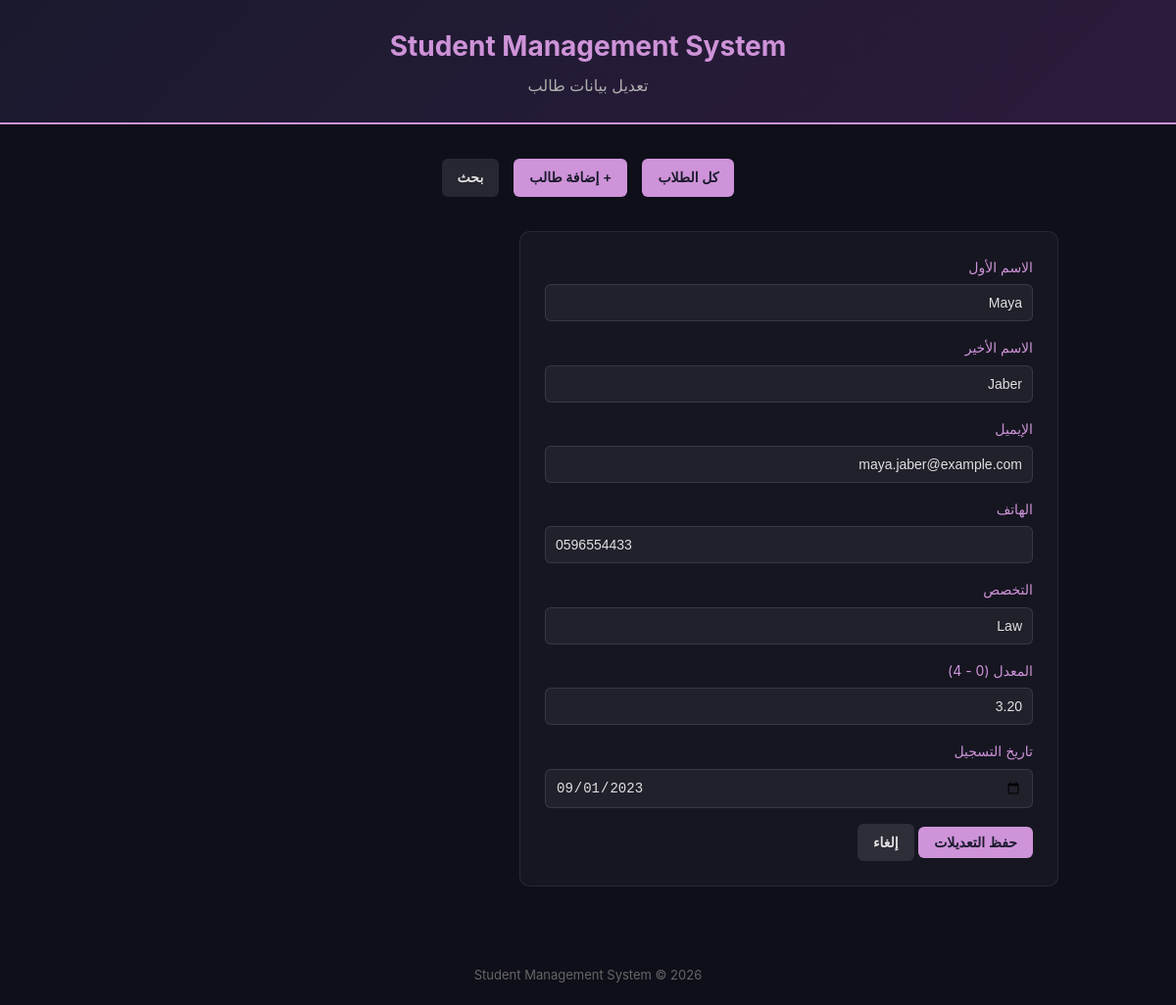
/edit.php?id=14, run on the app's committed database.
### tables this page shows
CREATE TABLE IF NOT EXISTS students (
    id INT AUTO_INCREMENT PRIMARY KEY,
    first_name VARCHAR(50) NOT NULL,
    last_name VARCHAR(50) NOT NULL,
    email VARCHAR(100) NOT NULL UNIQUE,
    phone VARCHAR(20),
    major VARCHAR(100),
    gpa DECIMAL(3,2) DEFAULT 0.00,
    enrollment_date DATE,
    created_at TIMESTAMP DEFAULT CURRENT_TIMESTAMP
);

### edit.php (the view, shortened to what this page needs)
<?php
require 'db.php';
$id = isset($_GET['id']) ? (int) $_GET['id'] : 0;
$stmt = $pdo->prepare('SELECT * FROM students WHERE id = :id');
$stmt->execute([':id' => $id]);
$student = $stmt->fetch();
$values = [
    'first_name'      => $student['first_name'],
    'last_name'       => $student['last_name'],
    'email'           => $student['email'],
    'phone'           => $student['phone'],
    'major'           => $student['major'],
    'gpa'             => $student['gpa'],
    'enrollment_date' => $student['enrollment_date'],
];
?>
<!DOCTYPE html>
<html lang="ar" dir="rtl">
<head>
<link rel="stylesheet" href="style.css">
</head>
<body>
<header class="app-header">
    <h1>Student Management System</h1>
    <p>تعديل بيانات طالب</p>
</header>
<div class="container">
    <nav class="app-nav">
        <a class="btn" href="index.php">كل الطلاب</a>
        <a class="btn" href="add.php">+ إضافة طالب</a>
        <a class="btn btn-secondary" href="search.php">بحث</a>
    </nav>
    <form class="card" method="post" action="edit.php?id=<?= $id ?>" novalidate>
        <div class="form-group">
            <label for="first_name">الاسم الأول</label>
            <input type="text" id="first_name" name="first_name" value="<?= htmlspecialchars($values['first_name']) ?>">
        </div>
        <div class="form-group">
            <label for="last_name">الاسم الأخير</label>
            <input type="text" id="last_name" name="last_name" value="<?= htmlspecialchars($values['last_name']) ?>">
        </div>
        <div class="form-group">
            <label for="email">الإيميل</label>
            <input type="email" id="email" name="email" value="<?= htmlspecialchars($values['email']) ?>">
        </div>
        <div class="form-group">
            <label for="phone">الهاتف</label>
            <input type="tel" id="phone" name="phone" value="<?= htmlspecialchars($values['phone'] ?? '') ?>">
        </div>
        <div class="form-group">
            <label for="major">التخصص</label>
            <input type="text" id="major" name="major" value="<?= htmlspecialchars($values['major']) ?>">
        </div>
        <div class="form-group">
            <label for="gpa">المعدل (0 - 4)</label>
            <input type="number" step="0.01" min="0" max="4" id="gpa" name="gpa" value="<?= htmlspecialchars($values['gpa']) ?>">
        </div>
        <div class="form-group">
            <label for="enrollment_date">تاريخ التسجيل</label>
            <input type="date" id="enrollment_date" name="enrollment_date" value="<?= htmlspecialchars($values['enrollment_date']) ?>">
        </div>
        <button type="submit" class="btn">حفظ التعديلات</button>
        <a href="index.php" class="btn btn-secondary">إلغاء</a>
    </form>
</div>
<footer class="app-footer">Student Management System &copy; <?= date('Y') ?></footer>
</body>
</html>

### style.css (style rules this page uses)
* { box-sizing: border-box; margin: 0; padding: 0; }
body { background: #0f0f1a; color: #e0e0e0; font-family: 'Inter', Arial, sans-serif; line-height: 1.6; }
.container { max-width: 1000px; margin: 0 auto; padding: 20px; }
header.app-header { background: linear-gradient(135deg, #1a1a2e, #2d1b3d); padding: 25px 20px; text-align: center; border-bottom: 2px solid #ce93d8; }
header.app-header h1 { color: #ce93d8; font-size: 28px; }
header.app-header p { color: #b0b0b0; margin-top: 5px; }
nav.app-nav { display: flex; justify-content: center; gap: 15px; padding: 15px 0; flex-wrap: wrap; }
.btn { display: inline-block; background: #ce93d8; color: #1a1a2e; padding: 8px 16px; border-radius: 6px; text-decoration: none; font-weight: 600; border: none; cursor: pointer; font-size: 14px; transition: opacity 0.2s; }
.btn-secondary { background: rgba(255,255,255,0.1); color: #e0e0e0; }
form.card { background: rgba(255,255,255,0.03); border: 1px solid rgba(255,255,255,0.08); border-radius: 10px; padding: 25px; margin-top: 20px; max-width: 550px; }
.form-group { margin-bottom: 16px; }
label { display: block; margin-bottom: 6px; color: #ce93d8; font-size: 14px; }
input[type=text], input[type=email], input[type=tel], input[type=date], input[type=number] { width: 100%; padding: 10px; background: rgba(255,255,255,0.05); border: 1px solid rgba(255,255,255,0.1); border-radius: 6px; color: #e0e0e0; font-size: 14px; }
footer.app-footer { text-align: center; padding: 20px; color: #666; font-size: 13px; margin-top: 40px; }

### data on the page
students: first_name "Maya", last_name "Jaber", email "maya.jaber@example.com", phone "0596554433", major "Law", gpa "3.20", enrollment_date "09/01/2023"
